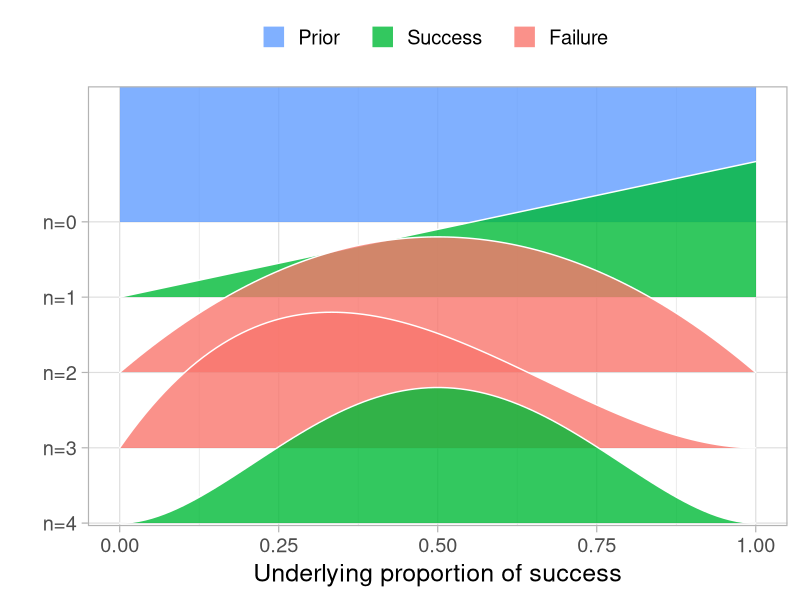
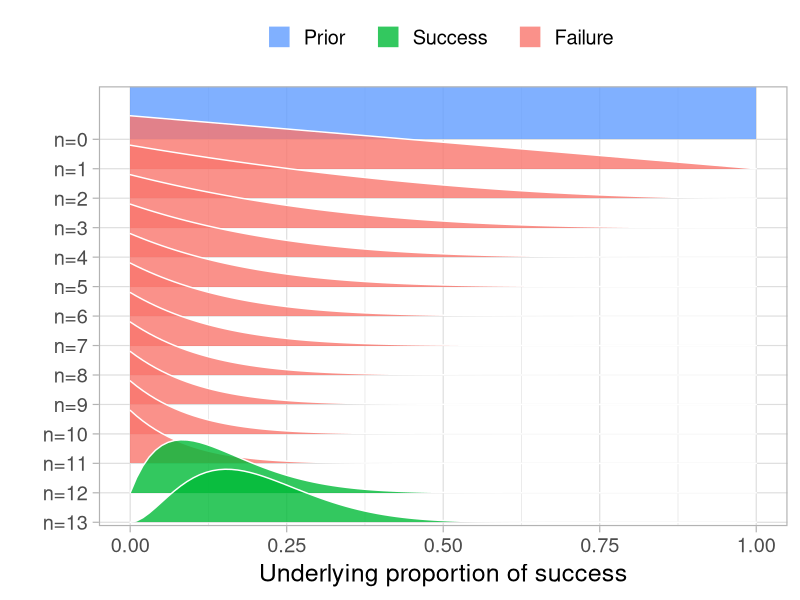
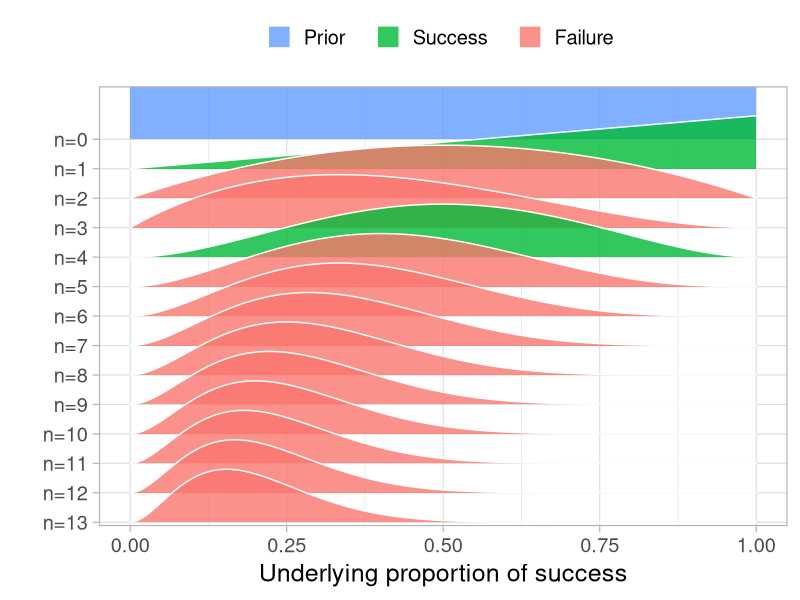
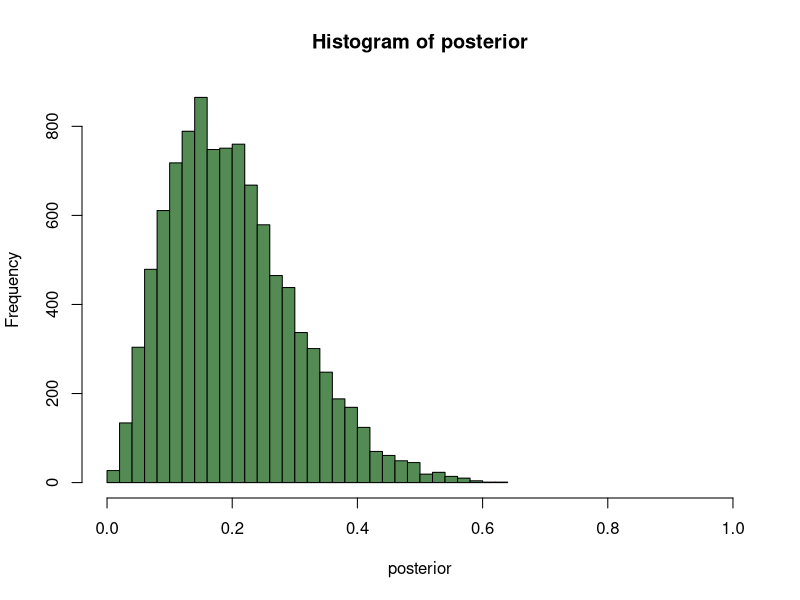

Generate these figures, in order, with R:
## ---- chunk 1
knitr::opts_chunk$set(echo = TRUE)
options(repos="https://CRAN.R-project.org")
## ---- chunk 2
library(tidyverse)
library(ggridges)

prop_model <- function (data = c(), prior_prop = c(1, 1), n_draws = 10000, 
    show_plot = TRUE) 
{
    data <- as.logical(data)
    proportion_success <- c(0, seq(0, 1, length.out = 100), 1)
    data_indices <- round(seq(0, length(data), length.out = min(length(data) + 
        1, 20)))
    post_curves <- map_dfr(data_indices, function(i) {
        value <- ifelse(i == 0, "Prior", ifelse(data[i], "Success", 
            "Failure"))
        label <- paste0("n=", i)
        probability <- dbeta(proportion_success, prior_prop[1] + 
            sum(data[seq_len(i)]), prior_prop[2] + sum(!data[seq_len(i)]))
        probability <- probability/max(probability)
        tibble(value, label, proportion_success, probability)
    })
    post_curves$label <- fct_rev(factor(post_curves$label, levels = paste0("n=", 
        data_indices)))
    post_curves$value <- factor(post_curves$value, levels = c("Prior", 
        "Success", "Failure"))
    p <- ggplot(post_curves, aes(x = proportion_success, y = label, 
        height = probability, fill = value)) + geom_density_ridges(stat = "identity", 
        color = "white", alpha = 0.8, panel_scaling = TRUE, size = 1) + 
        scale_y_discrete("", expand = c(0.01, 0)) + scale_x_continuous("Underlying proportion of success") + 
        scale_fill_manual(values = hcl(120 * 2:0 + 15, 100, 65), 
            name = "", drop = FALSE, labels = c("Prior   ", "Success   ", 
                "Failure   ")) + theme_light(base_size = 18) + 
        theme(legend.position = "top")
    if (show_plot) {
        print(p)
    }
    invisible(rbeta(n_draws, prior_prop[1] + sum(data), prior_prop[2] + 
        sum(!data)))
}
## ---- chunk 3
data <- c(1, 0, 0, 1)
prop_model(data)
## ---- chunk 4
# Update the data and rerun prop_model
data = c(rep.int(0, 11), 1, 1)
prop_model(data)
## ---- chunk 5
data = c(1, 0, 0, 1, 0, 0,
         0, 0, 0, 0, 0, 0, 0)
         
# Extract and explore the posterior
posterior <- prop_model(data)
head(posterior)

# Plot the histogram of the posterior
hist(posterior, breaks = 30, xlim = c(0, 1), col = "palegreen4")
## ---- chunk 6
# Calculate the median
median(posterior)
## ---- chunk 7
# Calculate the credible interval
quantile(posterior, c(0.05, 0.95))
## ---- chunk 8
# Calculate the sum
sum(posterior > 0.07)

# Calculate the probability
sum(posterior > 0.07)/length(posterior)
